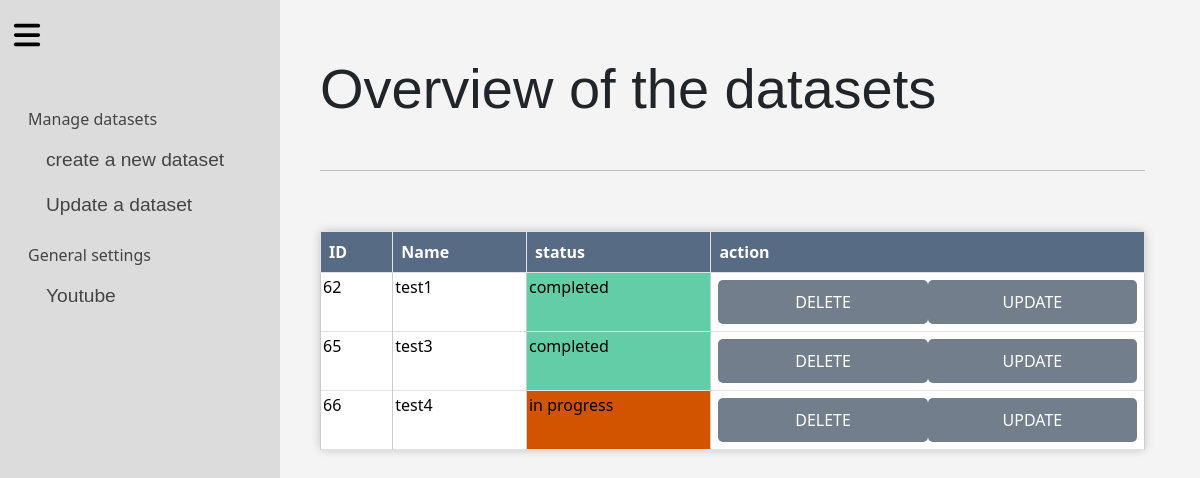
Before: /display/ (signed in) with the older database file.
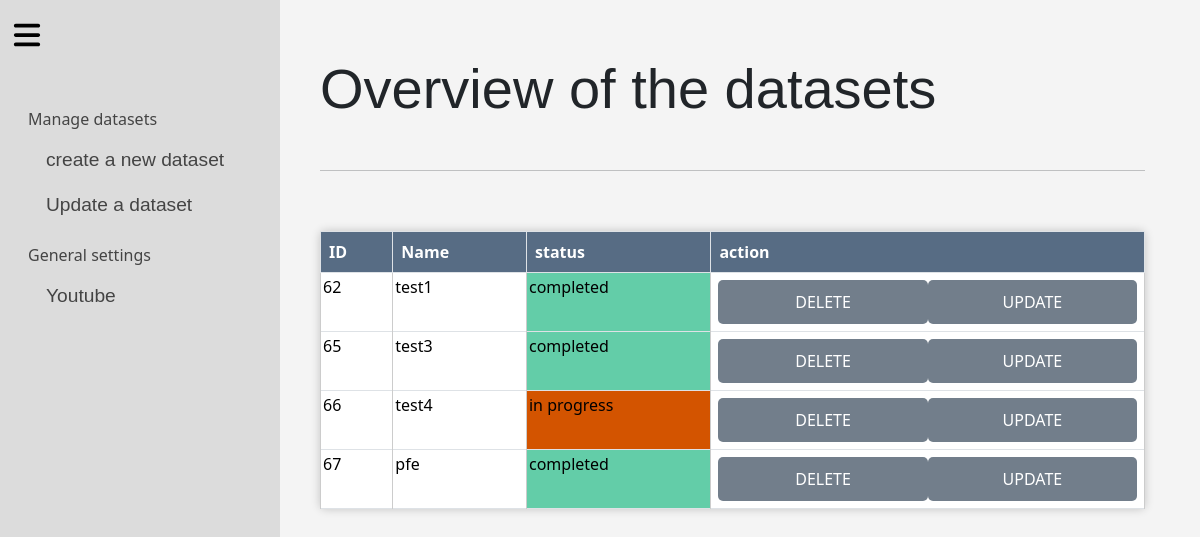
After: the same page with the newer database file.
### crawler/models.py (models this page shows, shortened)
class datasetModel(models.Model):
    id=models.AutoField(primary_key=True)
    name= models.CharField(max_length=255)
    creation_date=models.DateTimeField()
    num_video=models.IntegerField(default=0)
    min_v=models.CharField(max_length=255, blank=True)
    max_v=models.CharField(max_length=255,blank=True)
    description=models.CharField(max_length=1000,blank=True)
    videos = models.ManyToManyField(dataModel, through='video_dataset',through_fields=('dataset', 'videos'))
    folder = models.CharField(max_length=255, blank=True)  # new field for folder path
    OPTIONS=[('in progress',"in progress"),('completed',"completed")]
    status = models.CharField(max_length=20, choices=OPTIONS,default="in progress")
    desired_num=models.IntegerField(default=0)
    author=models.CharField(max_length=1000,blank=True)
    OPTIONS1=[('mp4',"mp4"),('WebM',"WebM"),('3GP',"3GP")]
    OPTIONS2=[('720p',"720p"),('480p',"480p"),('360p',"360p")]
    videoformat = models.CharField(max_length=20, choices=OPTIONS1,default="mp4")
    resolution = models.CharField(max_length=20, choices=OPTIONS2,default="720p")
    annotations_dic=models.CharField(max_length=1000,blank=True,null=True)

### crawler/views.py (the view)
# urls.py: path('display/',views.display_dataset,name='display'),
@login_required
def display_dataset(request):
    data=datasetModel.objects.all()
    print(data)
    return render(request, 'update_dataset.html', {'data': data})

### crawler/templates/update_dataset.html (shortened to what this page needs)
{% extends 'main.html' %}
{% load static %}
{% block content %}
<h1>Overview of the datasets</h1>
<br>
<hr>
<br>
<div class="table-container">
<table class=" table table-bordered">
  <tr class="tr_style">
      <th class='cur'>ID</th>
      <th class='cur'>Name</th>
      <th class="cur">status</th>
      <th class='cur'>action</th>
    </tr>
    {% for item in data %}
    <tr >
            <td data-bs-toggle="modal" data-bs-target="#exampleModal" onclick="show( '{{item.id}}' )" >
              {{ item.id }} </td>
            <td data-bs-toggle="modal" data-bs-target="#exampleModal" onclick="show( '{{item.id}}' )">{{ item.name }}</td>
            <td {% if item.status == "in progress" %} style="background-color: #d35400;"{% elif item.status == "completed" %} style="background-color: #63cda8;"{% endif %} data-bs-toggle="modal" data-bs-target="#exampleModal" onclick="show( '{{item.id}}' )">{{ item.status }}</td>
            <td >
              <form method="post" action="{% url 'update_d' %}">
                <div style="display: flex;padding: 5px;" >
              <button type="submit" name="delete" id="delete" >DELETE </button>
              <button type="submit" name="update" id="update" >UPDATE</button>
              </div>
              </form>
            </td>
        </tr>
        {% endfor %}
</table>
  </div>
</div>
{% endblock %}

Changed rows visible on the page:
added datasetModel: id "67", name "pfe", status "completed"
